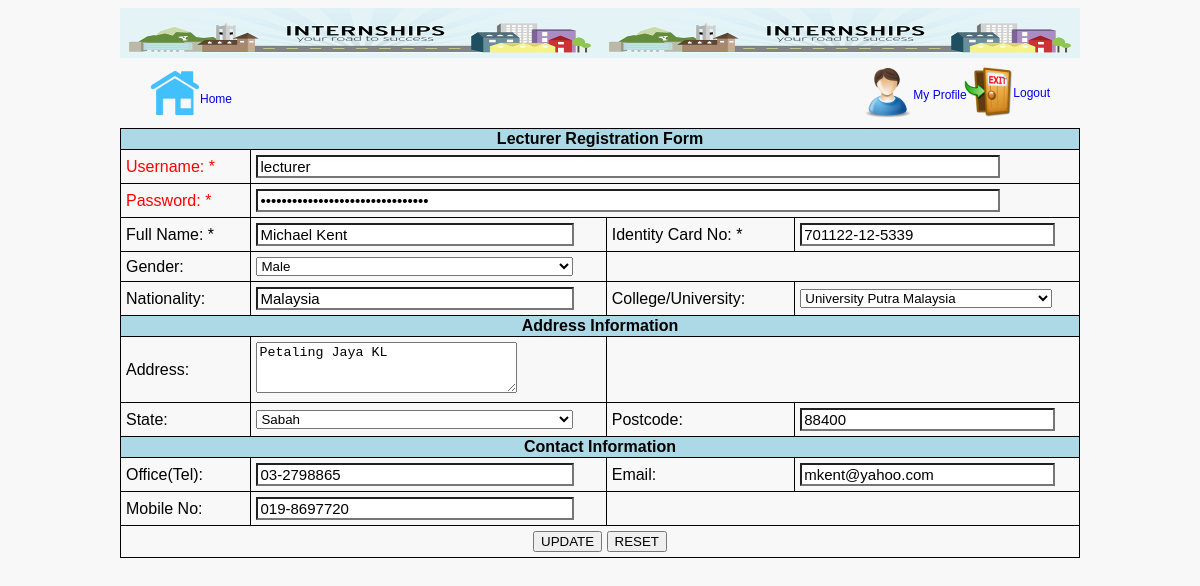
Page /lecturer_update.php?edit=1 (signed in) on the committed database.
### tables this page shows
CREATE TABLE IF NOT EXISTS `lecturers` (
  `id` int(11) NOT NULL AUTO_INCREMENT,
  `username` varchar(50) NOT NULL,
  `password` varchar(50) NOT NULL,
  `fullName` text NOT NULL,
  `ic` varchar(20) NOT NULL,
  `gender` varchar(20) NOT NULL,
  `nationality` varchar(30) NOT NULL,
  `university` text NOT NULL,
  `address` text NOT NULL,
  `state` varchar(50) NOT NULL,
  `postcode` varchar(15) NOT NULL,
  `officeNo` varchar(15) NOT NULL,
  `email` text NOT NULL,
  `mobileNo` varchar(15) NOT NULL,
  `DT_CREATE` datetime NOT NULL,
  `IDENT` varchar(50) NOT NULL,
  PRIMARY KEY (`id`)
);

### lecturer_update.php (the view, shortened to what this page needs)
<?php
require_once('inc/connect.php');
$id_edit = $_GET['edit'];
$sql = "SELECT * FROM lecturers WHERE id = '$id_edit'";
$result = mysqli_query($con, $sql);
$row = mysqli_fetch_array($result);
$username = $row['username'];
$password = $row['password'];
$fullName = $row['fullName'];
$ic = $row['ic'];
$gender = $row['gender'];
$university = $row['university'];
$address =  $row['address'];
$state = $row['state'];
$postcode = $row['postcode'];
$officeNo = $row['officeNo'];
$email = $row['email'];
$mobileNo = $row['mobileNo'];
$message = $nameEmp = $icEmp = $error = "";
?>
<!DOCTYPE html PUBLIC "-//W3C//DTD XHTML 1.0 Strict//EN" "http://www.w3.org/TR/xhtml1/DTD/xhtml1-strict.dtd">
<html xmlns="http://www.w3.org/1999/xhtml" xml:lang="en" lang="en">
<head>
<link rel="stylesheet" href="/eintern/css/style.css">
</head>
<body>
	<div id="SiteBody">
	<div id="header-form"></div>
	<div id="nav-left">
			<a href="menu.php" class="link"><img src="/eintern/images/home.png" alt="home">
				<div class="title-left">
					Home
				</div>
			</a>
	</div>
	<div id="nav-right">
		<a href="#" class="link"><img src="/eintern/images/profile.png" alt="profile" class="profile">
			<div class="title-med">My Profile</div>
		</a>
		<a href="logout.php" class="link"><img src="/eintern/images/logout.png" alt="logout" class="logout">
			<div class="title-right">Logout</div>
		</a>
	</div>
	<div id="container">
	<form method="post" action="<?php echo "lecturer_update.php?edit=$id_edit"; ?>">
		<table>
			<th colspan = "4"><div><?php echo $message; ?></div>Lecturer Registration Form</th>
			<tr>
				<td><font color="red">Username: * </font></td>
				<td colspan="3"><input type="text" name="username" id="username" value="<?php echo $username; ?>" readonly /></td>
			</tr>
			<tr>
				<td><font color="red">Password: * </font></td>
				<td colspan="3"><input type="password" name="password" id="password" value="<?php echo $password; ?>" readonly /></td>
			</tr>
			<tr>
				<td>Full Name: *</td>
				<td><input type="text" name="fullName" id="fullName" value="<?php echo $fullName; ?>" />
				<span class="error"><?php echo $nameEmp; ?></span></td>
				<td>Identity Card No: *</td>
				<td><input type="text" name="ic" id="ic" value="<?php echo $ic; ?>" />
				<span class="error"><?php echo $icEmp; ?></span></td>
			</tr>
			<tr>
				<td>Gender:</td>
				<td><select style="width:92%;" name="gender" id="gender">
						<option <?php if($gender == 1) echo 'selected'; ?> value="1">Male</option>
					</select></td>
				<td colspan="2">&nbsp;</td>
			</tr>
			<tr>
				<td>Nationality:</td>
				<td><input type="text" name="nationality" id="nationality" value="Malaysia" readonly /></td>
				<td>College/University:</td>
				<td><select name="university" style="width:92%;">
						<?php
							$uni_query = "SELECT * FROM institute";
							$result = mysqli_query($con, $uni_query);
							while($row = mysqli_fetch_array($result))
							{
								if($university == $row['id']) { $checked = 'selected'; } else { $checked = ''; }
								echo '<option value="'.$row['id'].'"'.$checked.'>'.$row['appellation'].'</option>';
							}
						?>
					</select>
				</td>
			</tr>
			<th colspan = "4">Address Information</td>
			<tr>
				<td>Address:</td>
				<td><textarea rows="3" cols="30" wrap="hard" name="address"><?php echo $address; ?></textarea></td>
				<td colspan="2">&nbsp;</td>
			</tr>
			<tr>
				<td>State:</td>
				<td><select name="state" style="width:92%;">
						<?php
							$state_query = "SELECT * FROM state";
							$result = mysqli_query($con, $state_query);
							while($row = mysqli_fetch_array($result))
							{
								if($state == $row['id']) { $checked = 'selected'; } else { $checked = ''; }
								echo '<option value="'.$row['id'].'"'.$checked.'>'.$row['appellation'].'</option>';
							}
						?>
					</select>
				</td>
				<td>Postcode:</td>
				<td><input type="text" name="postcode" id="postcode" value="<?php echo $postcode; ?>" /></td>
			</tr>
			<th colspan="4">Contact Information</th>
			<tr>
				<td>Office(Tel):</td>
				<td><input type="text" name="officeNo" id="officeNo" value="<?php echo $officeNo; ?>" /></td>
				<td>Email:</td>
				<td><input type="text" name="email" id="email" value="<?php echo $email; ?>" /></td>
			</tr>
			<tr>
				<td>Mobile No:</td>
				<td><input type="text" name="mobileNo" id="mobileNo" value="<?php echo $mobileNo; ?>" /></td>
				<td colspan="2">&nbsp;</td>
			</tr>
			<tr>
				<td colspan="4"><center><input type="submit" value="UPDATE" />
								<input type="reset" value="RESET" /></center></td>
			</tr>
		</table>
	</form>
	</div>
	</div>
</body>
</html>

### css/style.css (style rules this page uses)
body { font-family:Arial, Helvetica, sans-serif; background:#F8F8F8; }
#SiteBody { width:960px; margin: 0 auto; min-width:300px; max-width:2000px; }
input[type="text"] { width: 90%; display: block; margin: 0; font-family: sans-serif; font-size: 15px; appearance: none; box-shadow: none; border-radius: none; }
input[type="password"] { width: 90%; display: block; margin: 0; font-family: sans-serif; font-size: 15px; appearance: none; box-shadow: none; border-radius: none; }
table { border-collapse: collapse; width:100%; margin-top:70px; }
table, th, td { border:1px solid black; }
th { background:lightblue; }
td { padding:5px; }
.title-left { font-size:12px; margin-left:50px; margin-top:-30px; }
.title-med { font-size:12px; margin-left:50px; margin-top:20px; }
.title-right { font-size:12px; margin-left:150px; margin-top:-35px; }
img.profile { position:absolute; }
img.logout { margin-left:100px; margin-top:-35px; }
a:link { text-decoration:none; }
#header-form { width:960px; height:50px; background:lightblue; background-image:url("../images/banner2.png"); }
#nav-left { height:50px; float:left; margin-top:10px; margin-left:30px; }
#nav-right { height:50px; margin-top:10px; float:right; margin-right:30px; }

### rows in the picture
lecturers: username "lecturer", fullName "Michael Kent", ic "701122-12-5339", gender "Male", address "Petaling Jaya KL", postcode "88400", officeNo "03-2798865", email "mkent@yahoo.com", mobileNo "019-8697720"

### other values in the picture
form field university "University Putra Malaysia"
form field state "Sabah"
